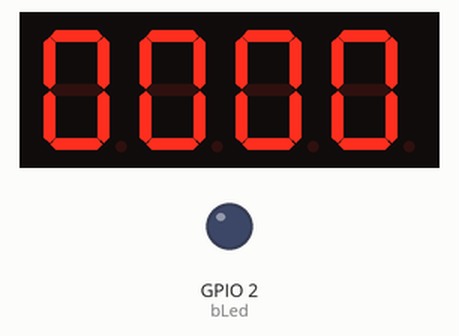
Recording of a sketch running on a simulated ESP32. On the bench: 4-digit seven-segment display, output pins drawn as LEDs (lit = HIGH). Wiring (inferred from the names in the program): 4-digit 7-segment display, segments lit when LOW: segments GPIO 14, GPIO 4, GPIO 5, GPIO 19, GPIO 18, GPIO 13, GPIO 21; digit selects GPIO 23, GPIO 22, GPIO 25, GPIO 26. The segment pins are drawn as the display they are named for; pins used as bus, display or sensor lines are not drawn.

Above: at 0.11 s.
At 5.23 s:
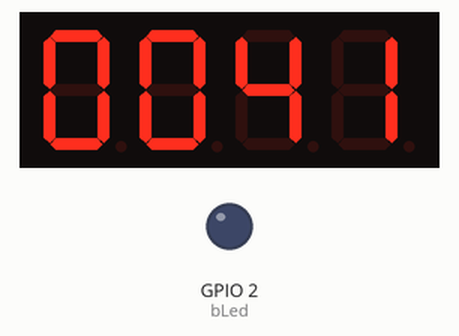
At 9.97 s:
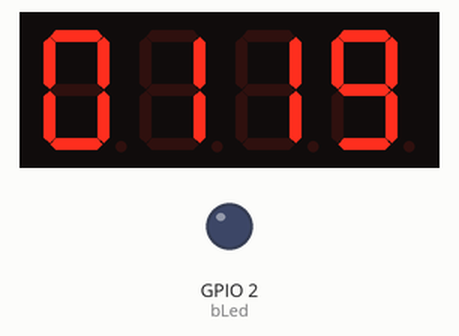
At 20.07 s:
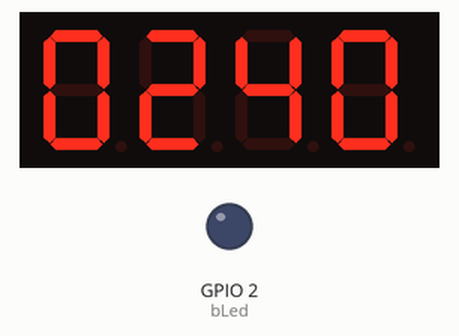
At 29.67 s:
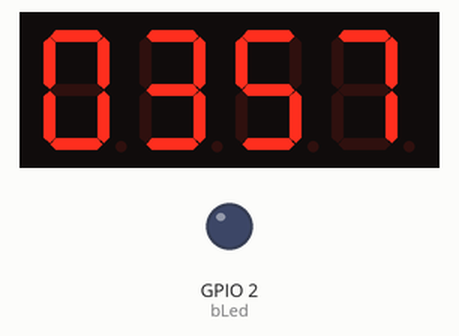
At 39.77 s:
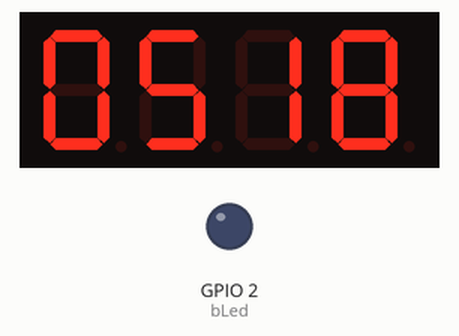

The sketch:

Practica_4.ino
```cpp
#define bLed 2
#define baud 115200
#define butPin 5
#define w1s 50  // Ajusta la velocidad del conteo

// Pines del ESP32 conectados a los segmentos del display
const int segmentos[] = {14, 4, 5, 19, 18, 13, 21};  // A7, B7, C7, D7, E7, F7, G7
const int digitos[] = {23, 22, 25, 26};              // Unidades, decenas, centenas, miles

const byte numeros[10][7] = {
  {0, 0, 0, 0, 0, 0, 1},  // 0
  {1, 0, 0, 1, 1, 1, 1},  // 1
  {0, 0, 1, 0, 0, 1, 0},  // 2
  {0, 0, 0, 0, 1, 1, 0},  // 3
  {1, 0, 0, 1, 1, 0, 0},  // 4
  {0, 1, 0, 0, 1, 0, 0},  // 5
  {0, 1, 0, 0, 0, 0, 0},  // 6
  {0, 0, 0, 1, 1, 1, 1},  // 7
  {0, 0, 0, 0, 0, 0, 0},  // 8
  {0, 0, 0, 0, 1, 0, 0}   // 9
};

int horas = 0, minutos = 0;

void setup() {
  Serial.begin(baud);

  pinMode(bLed, OUTPUT);
  pinMode(butPin, INPUT);

  for (int i = 0; i < 7; i++) pinMode(segmentos[i], OUTPUT);
  for (int i = 0; i < 4; i++) pinMode(digitos[i], OUTPUT);
}

void loop() {
  unsigned long lastMillis = millis();

  while (millis() - lastMillis < w1s) {
    mostrarNumero(horas, minutos);
  }

  minutos++;

  if (minutos == 60) {  // Cuando llega a 60, reiniciar y aumentar las horas
    minutos = 0;
    horas++;
  }

  if (horas == 24) {  // Cuando llega a 24, reiniciar el conteo
    horas = 0;
  }
}

void mostrarNumero(int h, int m) {
  int cifras[4] = {
    (h / 10) % 10,  // Decenas de horas
    h % 10,         // Unidades de horas
    (m / 10) % 10,  // Decenas de minutos
    m % 10          // Unidades de minutos
  };

  for (int j = 0; j < 15; j++) {
    for (int i = 0; i < 4; i++) {
      mostrar(cifras[i], digitos[i]);
      delay(2);
      apagar();
    }
  }
}

void mostrar(int numero, int digito) {
  for (int i = 0; i < 4; i++) digitalWrite(digitos[i], LOW);
  digitalWrite(digito, HIGH);

  for (int i = 0; i < 7; i++) digitalWrite(segmentos[i], numeros[numero][i]);
}

void apagar() {
  for (int i = 0; i < 7; i++) digitalWrite(segmentos[i], HIGH);
}
```
